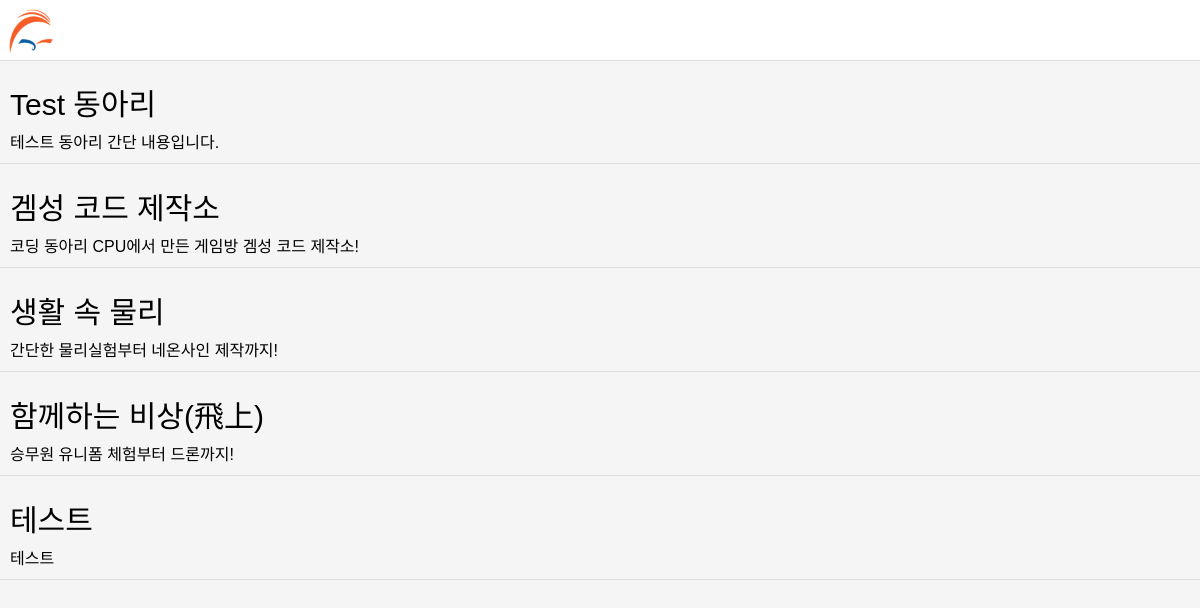
Before: / with the older database file.
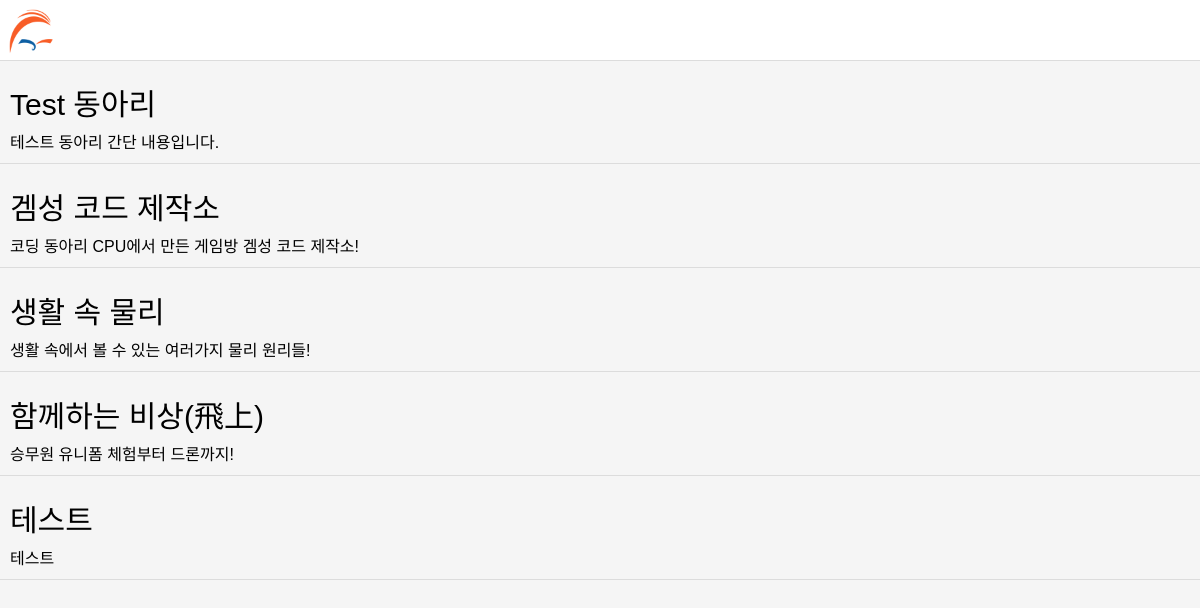
After: the same page with the newer database file.
### booth/models.py (models this page shows, shortened)
class BoothList(models.Model):
    auther = models.ForeignKey('auth.user',on_delete=models.CASCADE)
    BthName = models.CharField(max_length=50)
    picture = models.ManyToManyField('photo',related_name='aa',blank=True)
    stxt = models.CharField(max_length=200)
    text = models.TextField()
    floor = models.PositiveSmallIntegerField()
    location = models.CharField(max_length=30)
    review = models.ManyToManyField(Reviews,blank=True)

### booth/views.py (the view)
# urls.py: path('',views.boothlist,name='boothlist'),
def boothlist(request):
    B_list = BoothList.objects.all()
    return render(request, 'booth/list.html', {'list':B_list})

### booth/templates/booth/list.html
{% extends 'booth/template.html' %}
{% block contents %}
{% for booth in list %}
<div id="boothlist" >
    <div id="bName" onclick="location.href='{% url 'boothinfo' pk=booth.pk %}';">
        {{ booth.BthName }}
    </div>
    <div id="stxt">
        {{ booth.stxt }}
    </div>
</div>
{% endfor %}
{% endblock %}

Changed rows visible on the page:
changed BoothList "생활 속 물리": stxt "간단한 물리실험부터 네온사인 제작까지!" → "생활 속에서 볼 수 있는 여러가지 물리 원리들!"
